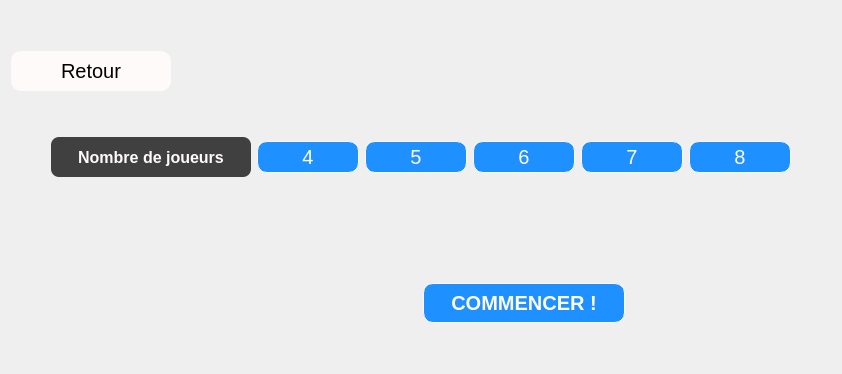
      <widget class="QWidget" name="options">
       <property name="styleSheet">
        <string notr="true">QPushButton
{
	min-width: 100px;
	height: 30px;
	border: 1px solid snow;
	border-radius: 10px 10px 10px 10px;
	background-color:DodgerBlue ;
	color:snow;
	font-size:20px;
}
QPushButton:hover
{
	background-color:DarkSlateBlue ;
}

QLineEdit {
height: 30px;
padding: 6px 10px;
background-color: rgba(80,80,80,0.9);
border-radius: 6px;
color: snow;
}</string>
       </property>
       <layout class="QVBoxLayout" name="verticalLayout_3">
        <item>
         <spacer name="verticalSpacer_8">
          <property name="orientation">
           <enum>Qt::Vertical</enum>
          </property>
          <property name="sizeHint" stdset="0">
           <size>
            <width>20</width>
            <height>40</height>
           </size>
          </property>
         </spacer>
        </item>
        <item>
         <widget class="QPushButton" name="back">
          <property name="minimumSize">
           <size>
            <width>150</width>
            <height>40</height>
           </size>
          </property>
          <property name="maximumSize">
           <size>
            <width>160</width>
            <height>40</height>
           </size>
          </property>
          <property name="styleSheet">
           <string notr="true">QPushButton {
margin-right: 2em;
background-color: snow;
color: black;
}

QPushButton:hover {
background-color: #DDDDDD;
}</string>
          </property>
          <property name="text">
           <string>Retour</string>
          </property>
         </widget>
        </item>
        <item>
         <spacer name="verticalSpacer_15">
          <property name="orientation">
           <enum>Qt::Vertical</enum>
          </property>
          <property name="sizeType">
           <enum>QSizePolicy::Preferred</enum>
          </property>
          <property name="sizeHint" stdset="0">
           <size>
            <width>20</width>
            <height>40</height>
           </size>
          </property>
         </spacer>
        </item>
        <item>
         <layout class="QVBoxLayout" name="verticalLayout_15"/>
        </item>
        <item>
         <layout class="QHBoxLayout" name="horizontalLayout_5">
          <item>
           <spacer name="horizontalSpacer_4">
            <property name="orientation">
             <enum>Qt::Horizontal</enum>
            </property>
            <property name="sizeHint" stdset="0">
             <size>
              <width>40</width>
              <height>20</height>
             </size>
            </property>
           </spacer>
          </item>
          <item>
           <widget class="QLabel" name="label_3">
            <property name="minimumSize">
             <size>
              <width>200</width>
              <height>40</height>
             </size>
            </property>
            <property name="font">
             <font>
              <pointsize>12</pointsize>
              <weight>75</weight>
              <bold>true</bold>
             </font>
            </property>
            <property name="styleSheet">
             <string notr="true">background-color: rgba(20,20,20,0.8); color: snow; border-radius: 8px; margin-right: 1em;</string>
            </property>
            <property name="text">
             <string>Nombre de joueurs</string>
            </property>
            <property name="alignment">
             <set>Qt::AlignCenter</set>
            </property>
            <property name="margin">
             <number>0</number>
            </property>
           </widget>
          </item>
          <item>
           <widget class="QPushButton" name="nb4">
            <property name="minimumSize">
             <size>
              <width>102</width>
              <height>25</height>
             </size>
            </property>
            <property name="text">
             <string>4</string>
            </property>
           </widget>
          </item>
          <item>
           <widget class="QPushButton" name="nb5">
            <property name="text">
             <string>5</string>
            </property>
           </widget>
          </item>
          <item>
           <widget class="QPushButton" name="nb6">
            <property name="text">
             <string>6</string>
            </property>
           </widget>
          </item>
          <item>
           <widget class="QPushButton" name="nb7">
            <property name="text">
             <string>7</string>
            </property>
           </widget>
          </item>
          <item>
           <widget class="QPushButton" name="nb8">
            <property name="text">
             <string>8</string>
            </property>
           </widget>
          </item>
          <item>
           <spacer name="horizontalSpacer_5">
            <property name="orientation">
             <enum>Qt::Horizontal</enum>
            </property>
            <property name="sizeHint" stdset="0">
             <size>
              <width>40</width>
              <height>20</height>
             </size>
            </property>
           </spacer>
          </item>
         </layout>
        </item>
        <item>
         <spacer name="verticalSpacer_5">
          <property name="orientation">
           <enum>Qt::Vertical</enum>
          </property>
          <property name="sizeHint" stdset="0">
           <size>
            <width>20</width>
            <height>40</height>
           </size>
          </property>
         </spacer>
        </item>
        <item>
         <layout class="QHBoxLayout" name="horizontalLayout_7">
          <property name="leftMargin">
           <number>0</number>
          </property>
          <property name="rightMargin">
           <number>0</number>
          </property>
          <item>
           <spacer name="horizontalSpacer_7">
            <property name="orientation">
             <enum>Qt::Horizontal</enum>
            </property>
            <property name="sizeHint" stdset="0">
             <size>
              <width>40</width>
              <height>20</height>
             </size>
            </property>
           </spacer>
          </item>
          <item>
           <layout class="QGridLayout" name="gridPseudo"/>
          </item>
          <item>
           <spacer name="horizontalSpacer_6">
            <property name="orientation">
             <enum>Qt::Horizontal</enum>
            </property>
            <property name="sizeHint" stdset="0">
             <size>
              <width>40</width>
              <height>20</height>
             </size>
            </property>
           </spacer>
          </item>
         </layout>
        </item>
        <item>
         <spacer name="verticalSpacer_6">
          <property name="orientation">
           <enum>Qt::Vertical</enum>
          </property>
          <property name="sizeHint" stdset="0">
           <size>
            <width>20</width>
            <height>40</height>
           </size>
          </property>
         </spacer>
        </item>
        <item>
         <layout class="QHBoxLayout" name="horizontalLayout_6">
          <item>
           <spacer name="horizontalSpacer_3">
            <property name="orientation">
             <enum>Qt::Horizontal</enum>
            </property>
            <property name="sizeHint" stdset="0">
             <size>
              <width>40</width>
              <height>20</height>
             </size>
            </property>
           </spacer>
          </item>
          <item>
           <spacer name="horizontalSpacer_9">
            <property name="orientation">
             <enum>Qt::Horizontal</enum>
            </property>
            <property name="sizeHint" stdset="0">
             <size>
              <width>40</width>
              <height>20</height>
             </size>
            </property>
           </spacer>
          </item>
          <item>
           <widget class="QPushButton" name="go">
            <property name="minimumSize">
             <size>
              <width>202</width>
              <height>40</height>
             </size>
            </property>
            <property name="font">
             <font>
              <pointsize>-1</pointsize>
              <weight>75</weight>
              <bold>true</bold>
             </font>
            </property>
            <property name="styleSheet">
             <string notr="true">min-width: 200px;</string>
            </property>
            <property name="text">
             <string>COMMENCER !</string>
            </property>
           </widget>
          </item>
          <item>
           <spacer name="horizontalSpacer_8">
            <property name="orientation">
             <enum>Qt::Horizontal</enum>
            </property>
            <property name="sizeHint" stdset="0">
             <size>
              <width>40</width>
              <height>20</height>
             </size>
            </property>
           </spacer>
          </item>
         </layout>
        </item>
        <item>
         <spacer name="verticalSpacer_7">
          <property name="orientation">
           <enum>Qt::Vertical</enum>
          </property>
          <property name="sizeHint" stdset="0">
           <size>
            <width>20</width>
            <height>40</height>
           </size>
          </property>
         </spacer>
        </item>
       </layout>
      </widget>
